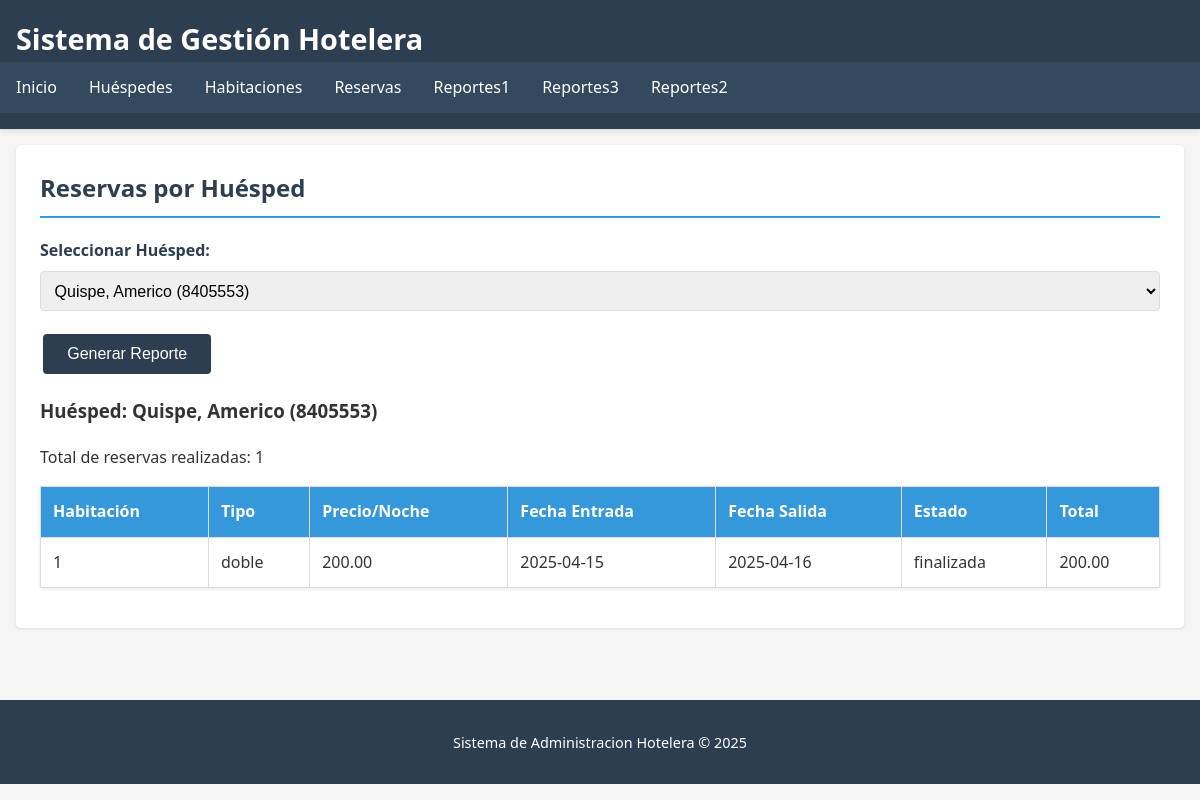
/reportes/habitacion_por_huesped.php?id_huesped=76, run on the app's committed database.
### tables this page shows
CREATE TABLE `huespedes` (
  `id_huesped` int(11) NOT NULL,
  `nombre` varchar(100) NOT NULL,
  `apellido` varchar(100) NOT NULL,
  `documento` varchar(20) DEFAULT NULL,
  `nacionalidad` varchar(50) DEFAULT NULL,
  `telefono` varchar(15) DEFAULT NULL,
  `email` varchar(100) DEFAULT NULL
);

CREATE TABLE `reservas` (
  `id_reserva` int(11) NOT NULL,
  `id_huesped` int(11) NOT NULL,
  `id_habitacion` int(11) NOT NULL,
  `fecha_entrada` date NOT NULL,
  `fecha_salida` date NOT NULL,
  `estado` enum('confirmada','cancelada','finalizada') DEFAULT 'confirmada',
  `total` decimal(10,2) DEFAULT NULL
);

CREATE TABLE `habitaciones` (
  `id_habitacion` int(11) NOT NULL,
  `numero` varchar(10) DEFAULT NULL,
  `tipo` enum('individual','doble','suite') NOT NULL,
  `precio_noche` decimal(10,2) NOT NULL,
  `descripcion` text DEFAULT NULL,
  `estado` enum('disponible','ocupada','mantenimiento') DEFAULT 'disponible'
);

### reportes/habitacion_por_huesped.php (the view, shortened to what this page needs)
<?php
require_once('../includes/conexion.php');
$query_huespedes = "SELECT id_huesped, documento, nombre, apellido FROM huespedes ORDER BY apellido, nombre";
$resultado_huespedes = mysqli_query($conexion, $query_huespedes);
$id_huesped = isset($_GET['id_huesped']) ? intval($_GET['id_huesped']) : 0;
if ($id_huesped > 0) {
    $query_huesped = "SELECT documento, nombre, apellido FROM huespedes WHERE id_huesped = $id_huesped";
    $resultado_huesped = mysqli_query($conexion, $query_huesped);
    $huesped = mysqli_fetch_assoc($resultado_huesped);
    $query = "SELECT ha.numero, ha.tipo, ha.precio_noche, r.fecha_entrada, r.fecha_salida, r.estado, r.total
              FROM reservas r
              JOIN habitaciones ha ON r.id_habitacion = ha.id_habitacion
              WHERE r.id_huesped = $id_huesped
              ORDER BY r.fecha_entrada DESC";
    $resultado = mysqli_query($conexion, $query);
}
include('../includes/header.php');
?>
<div class="card">
    <h2>Reservas por Huésped</h2>
    <form method="get" action="">
        <div class="form-group">
            <label for="id_huesped">Seleccionar Huésped:</label>
            <select name="id_huesped" id="id_huesped" class="form-control" required>
                <?php while ($huesped_select = mysqli_fetch_assoc($resultado_huespedes)): ?>
                <option value="<?php echo $huesped_select['id_huesped']; ?>" <?php echo ($huesped_select['id_huesped'] == $id_huesped) ? 'selected' : ''; ?>>
                    <?php echo $huesped_select['apellido'] . ', ' . $huesped_select['nombre'] . ' (' . $huesped_select['documento'] . ')'; ?>
                </option>
                <?php endwhile; ?>
            </select>
        </div>
        <input type="submit" value="Generar Reporte" class="btn btn-submit">
    </form>
    <?php if ($id_huesped > 0 && isset($resultado)): ?>
    <div class="reporte-container">
        <h3>Huésped: <?php echo $huesped['apellido'] . ', ' . $huesped['nombre'] . ' (' . $huesped['documento'] . ')'; ?></h3>
        <p>Total de reservas realizadas: <?php echo mysqli_num_rows($resultado); ?></p>
        <table>
            <thead>
                <tr>
                    <th>Habitación</th>
                    <th>Tipo</th>
                    <th>Precio/Noche</th>
                    <th>Fecha Entrada</th>
                    <th>Fecha Salida</th>
                    <th>Estado</th>
                    <th>Total</th>
                </tr>
            </thead>
            <tbody>
                <?php if (mysqli_num_rows($resultado) > 0): ?>
                    <?php while ($fila = mysqli_fetch_assoc($resultado)): ?>
                    <tr>
                        <td><?php echo $fila['numero']; ?></td>
                        <td><?php echo $fila['tipo']; ?></td>
                        <td><?php echo number_format($fila['precio_noche'], 2); ?></td>
                        <td><?php echo $fila['fecha_entrada']; ?></td>
                        <td><?php echo $fila['fecha_salida']; ?></td>
                        <td><?php echo $fila['estado']; ?></td>
                        <td><?php echo number_format($fila['total'], 2); ?></td>
                    </tr>
                    <?php endwhile; ?>
                <?php else: ?>
                    <tr>
                        <td colspan="7">El huésped no tiene reservas registradas.</td>
                    </tr>
                <?php endif; ?>
            </tbody>
        </table>
    </div>
    <?php endif; ?>
</div>
<?php
include('../includes/footer.php');
?>

### css/estilo.css (style rules this page uses)
body { font-family: 'Segoe UI', Tahoma, Geneva, Verdana, sans-serif; line-height: 1.6; margin: 0; padding: 0; color: #333; background-color: #f5f5f5; }
table { width: 100%; border-collapse: collapse; margin: 1rem 0; background: white; box-shadow: 0 1px 3px rgba(0,0,0,0.1); }
table, th, td { border: 1px solid #ddd; }
th, td { padding: 0.75rem; text-align: left; }
th { background-color: #3498db; color: white; }
.btn { display: inline-block; padding: 0.5rem 1rem; margin: 0.2rem; text-decoration: none; border-radius: 4px; font-weight: 500; transition: all 0.3s; border: none; cursor: pointer; }
.form-group { margin-bottom: 1.2rem; }
.form-group label { display: block; margin-bottom: 0.5rem; font-weight: 600; color: #2c3e50; }
.form-control { width: 100%; padding: 0.6rem; border: 1px solid #ddd; border-radius: 4px; font-size: 1rem; transition: border 0.3s; }
.btn-submit { background: #2c3e50; color: white; padding: 0.7rem 1.5rem; font-size: 1rem; }
.card { background: white; border-radius: 5px; box-shadow: 0 1px 3px rgba(0,0,0,0.1); padding: 1.5rem; margin-bottom: 1.5rem; }
.card h2 { margin-top: 0; color: #2c3e50; border-bottom: 2px solid #3498db; padding-bottom: 0.5rem; }

### data on the page
huespedes: apellido "Quispe", nombre "Americo", documento "8405553"
reservas: id_habitacion.numero "1", id_habitacion.tipo "doble", id_habitacion.precio_noche "200.00", fecha_entrada "2025-04-15", fecha_salida "2025-04-16", estado "finalizada", total "200.00"

### other printed values
mysqli_num_rows($resultado) "1"
form field id_huesped "Quispe, Americo (8405553)"
